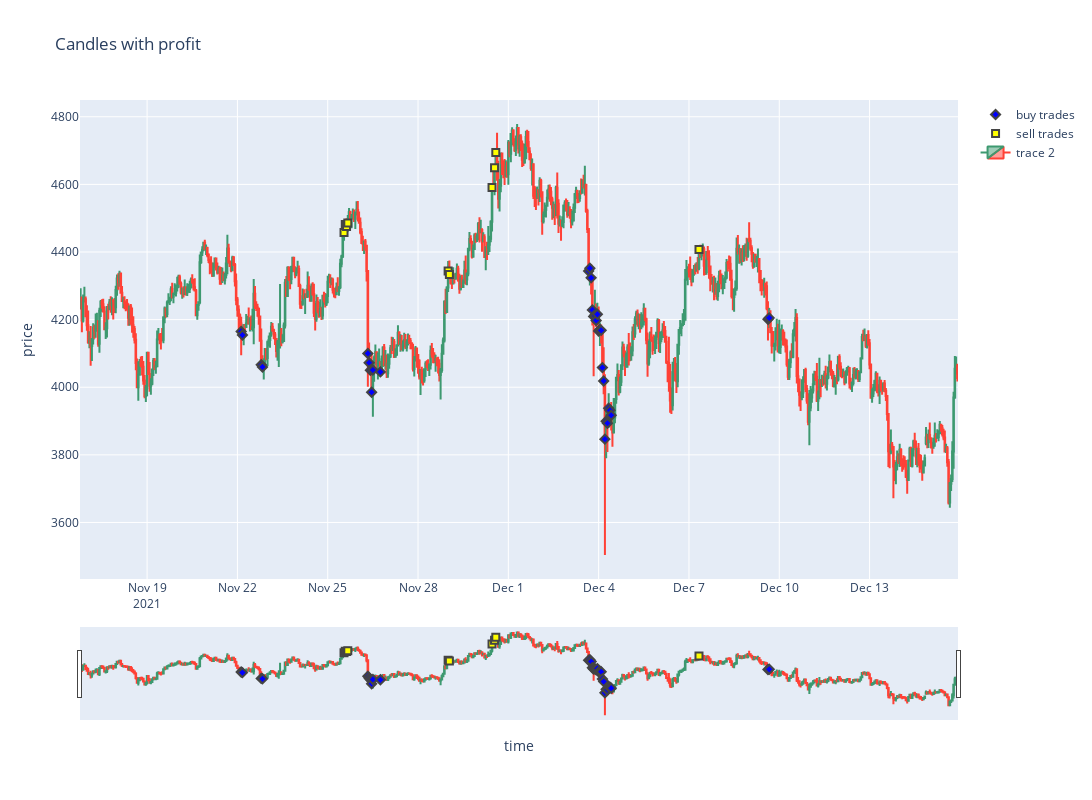
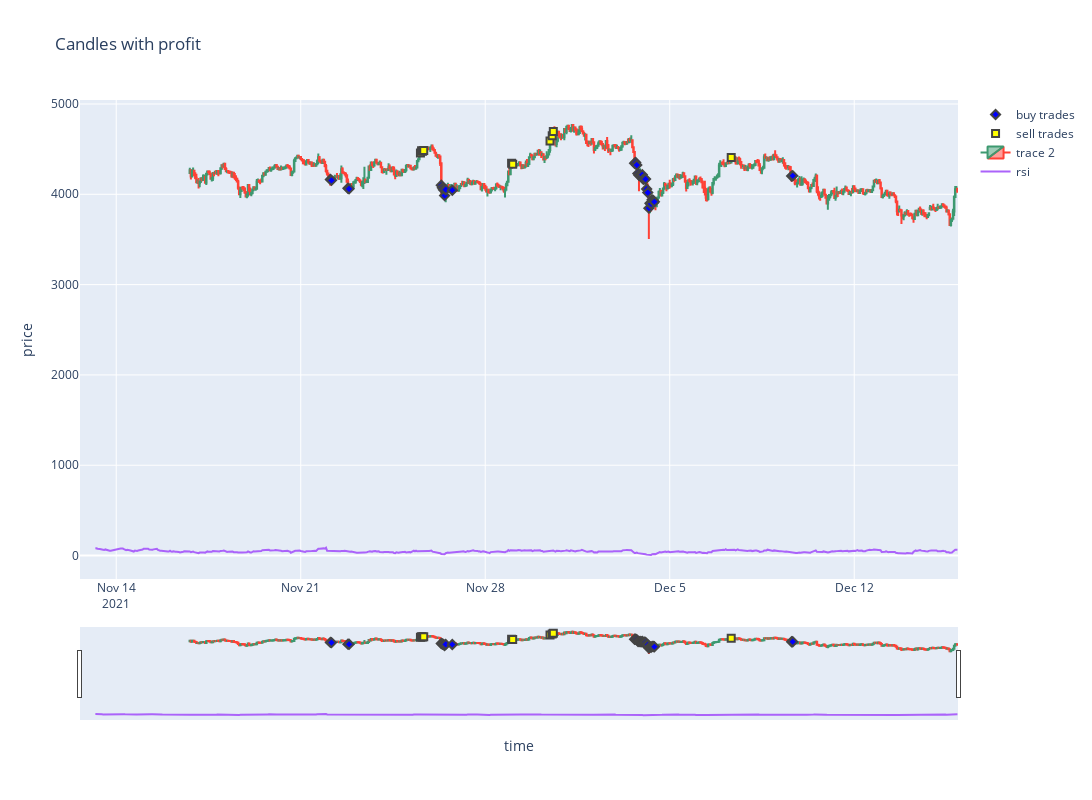

Source (notebook cell) for these figures, in order:
### Code cell
def calc_indicators(candles):
        candles['rsi'] = ta.RSI(candles, timeperiod=14)
        return candles

def check_sell_signals(indicators):
    if indicators.iloc[-1]['rsi'] > 72:
        return True
    else:
        return False

def check_buy_signals(indicators):
    if indicators.iloc[-1]['rsi'] < 30:
        return True
    else:
        return False

fbot = FakeBot("simple_strategy/config.yml")
res0 = fbot.test_strategy(calc_indicators, check_buy_signals, check_sell_signals, last_n_days=20)
fig = plot_trades_on_candles(res0, fbot.config['currency_pairs'][0], fbot.config['exchange'], fbot.config['ticker'], 700)
fig.show()

candles['rsi'] = ta.RSI(candles, timeperiod=14)
fig.add_trace(go.Scatter(
    x=candles['date'],
    y=candles['rsi'],
    mode = 'lines',
    name='rsi',
    # marker_symbol='square',
    # marker=dict(
    #     color='yellow',
    #     line_width=2,
    #     size=7
    # )
    # xperiod="M1",
    # xperiodalignment="middle",
    # hovertemplate="%{y}%{_xother}"
))

### Figure 1 — Plotly figure (JSON) as saved in the notebook; plotly's stock layout.template omitted (floating-point values rounded to 4 significant figures; data arrays with more than 128 entries replaced by an {"elided": "..."} marker saying what was removed)
{"data": [{"marker": {"color": "blue", "line": {"width": 2}, "size": 7, "symbol": "diamond"}, "mode": "markers", "name": "buy trades", "type": "scatter", "x": ["2021-11-22T03:00:00", "2021-11-22T04:00:00", "2021-11-22T19:00:00", "2021-11-22T20:00:00", "2021-11-26T08:00:00", "2021-11-26T09:00:00", "2021-11-26T10:00:00", "2021-11-26T11:00:00", "2021-11-26T12:00:00", "2021-11-26T18:00:00", "2021-12-03T16:00:00", "2021-12-03T17:00:00", "2021-12-03T18:00:00", "2021-12-03T19:00:00", "2021-12-03T20:00:00", "2021-12-03T21:00:00", "2021-12-03T22:00:00", "2021-12-03T23:00:00", "2021-12-04T00:00:00", "2021-12-04T01:00:00", "2021-12-04T02:00:00", "2021-12-04T03:00:00", "2021-12-04T04:00:00", "2021-12-04T05:00:00", "2021-12-04T06:00:00", "2021-12-04T07:00:00", "2021-12-04T08:00:00", "2021-12-04T09:00:00", "2021-12-04T10:00:00", "2021-12-09T15:00:00", "2021-12-09T16:00:00"], "y": [4165.0, 4154.0, 4066.0, 4060.0, 4100.0, 4073.0, 4050.0, 3985.0, 4051.0, 4045.0, 4344.0, 4352.0, 4324.0, 4229.0, 4210.0, 4213.0, 4198.0, 4216.0, 4166.0, 4171.0, 4168.0, 4058.0, 4019.0, 3846.0, 3900.0, 3894.0, 3938.0, 3932.0, 3917.0, 4201.0, 4205.0]}, {"marker": {"color": "yellow", "line": {"width": 2}, "size": 7, "symbol": "square"}, "mode": "markers", "name": "sell trades", "type": "scatter", "x": ["2021-11-25T13:00:00", "2021-11-25T14:00:00", "2021-11-25T15:00:00", "2021-11-25T16:00:00", "2021-11-29T00:00:00", "2021-11-29T01:00:00", "2021-11-30T11:00:00", "2021-11-30T13:00:00", "2021-11-30T14:00:00", "2021-12-07T08:00:00"], "y": [4458.0, 4481.0, 4476.0, 4486.0, 4344.0, 4333.0, 4590.0, 4649.0, 4695.0, 4408.0]}, {"close": {"elided": "700 float values"}, "high": {"elided": "700 float values"}, "low": {"elided": "700 float values"}, "open": {"elided": "700 float values"}, "type": "candlestick", "x": {"elided": "700 str values"}}], "layout": {"height": 800, "title": {"text": "Candles with profit"}, "width": 1500, "xaxis": {"autorange": true, "range": ["2021-11-16 18:30", "2021-12-15 22:30"], "rangeslider": {"autorange": true, "range": ["2021-11-16 18:30", "2021-12-15 22:30"], "yaxis": {"_template": null, "rangemode": "match"}}, "title": {"text": "time"}, "type": "date"}, "yaxis": {"autorange": true, "range": [3433.0, 4850.0], "title": {"text": "price"}, "type": "linear"}}}

### Figure 2 — Plotly figure (JSON) as saved in the notebook; plotly's stock layout.template omitted (floating-point values rounded to 4 significant figures; data arrays with more than 128 entries replaced by an {"elided": "..."} marker saying what was removed)
{"data": [{"marker": {"color": "blue", "line": {"width": 2}, "size": 7, "symbol": "diamond"}, "mode": "markers", "name": "buy trades", "type": "scatter", "x": ["2021-11-22T03:00:00", "2021-11-22T04:00:00", "2021-11-22T19:00:00", "2021-11-22T20:00:00", "2021-11-26T08:00:00", "2021-11-26T09:00:00", "2021-11-26T10:00:00", "2021-11-26T11:00:00", "2021-11-26T12:00:00", "2021-11-26T18:00:00", "2021-12-03T16:00:00", "2021-12-03T17:00:00", "2021-12-03T18:00:00", "2021-12-03T19:00:00", "2021-12-03T20:00:00", "2021-12-03T21:00:00", "2021-12-03T22:00:00", "2021-12-03T23:00:00", "2021-12-04T00:00:00", "2021-12-04T01:00:00", "2021-12-04T02:00:00", "2021-12-04T03:00:00", "2021-12-04T04:00:00", "2021-12-04T05:00:00", "2021-12-04T06:00:00", "2021-12-04T07:00:00", "2021-12-04T08:00:00", "2021-12-04T09:00:00", "2021-12-04T10:00:00", "2021-12-09T15:00:00", "2021-12-09T16:00:00"], "y": [4165.0, 4154.0, 4066.0, 4060.0, 4100.0, 4073.0, 4050.0, 3985.0, 4051.0, 4045.0, 4344.0, 4352.0, 4324.0, 4229.0, 4210.0, 4213.0, 4198.0, 4216.0, 4166.0, 4171.0, 4168.0, 4058.0, 4019.0, 3846.0, 3900.0, 3894.0, 3938.0, 3932.0, 3917.0, 4201.0, 4205.0]}, {"marker": {"color": "yellow", "line": {"width": 2}, "size": 7, "symbol": "square"}, "mode": "markers", "name": "sell trades", "type": "scatter", "x": ["2021-11-25T13:00:00", "2021-11-25T14:00:00", "2021-11-25T15:00:00", "2021-11-25T16:00:00", "2021-11-29T00:00:00", "2021-11-29T01:00:00", "2021-11-30T11:00:00", "2021-11-30T13:00:00", "2021-11-30T14:00:00", "2021-12-07T08:00:00"], "y": [4458.0, 4481.0, 4476.0, 4486.0, 4344.0, 4333.0, 4590.0, 4649.0, 4695.0, 4408.0]}, {"close": {"elided": "700 float values"}, "high": {"elided": "700 float values"}, "low": {"elided": "700 float values"}, "open": {"elided": "700 float values"}, "type": "candlestick", "x": {"elided": "700 str values"}}, {"mode": "lines", "name": "rsi", "type": "scatter", "x": {"elided": "800 str values"}, "y": {"elided": "800 float values"}}], "layout": {"height": 800, "title": {"text": "Candles with profit"}, "width": 1500, "xaxis": {"autorange": true, "range": ["2021-11-12 15:00", "2021-12-15 22:30"], "rangeslider": {"autorange": true, "range": ["2021-11-12 15:00", "2021-12-15 22:30"], "yaxis": {"_template": null, "rangemode": "match"}}, "title": {"text": "time"}, "type": "date"}, "yaxis": {"autorange": true, "range": [-259.5, 5044.0], "title": {"text": "price"}, "type": "linear"}}}
